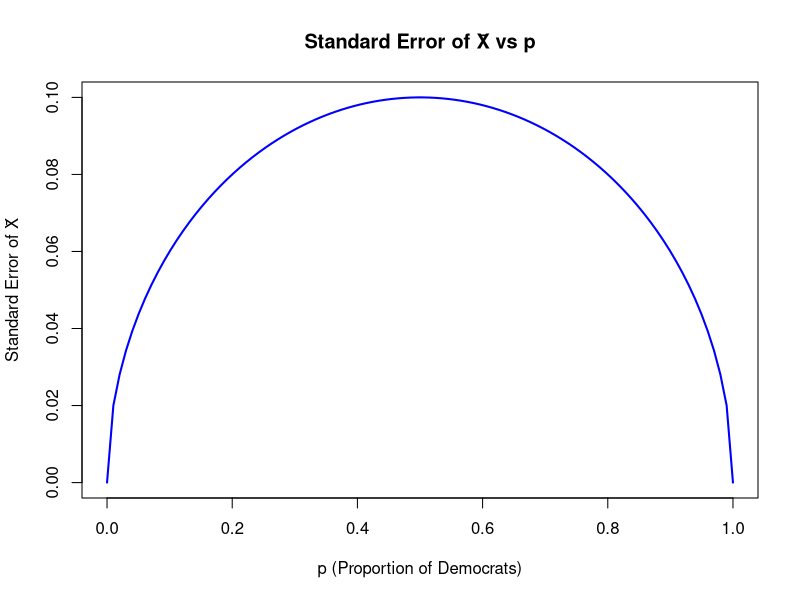
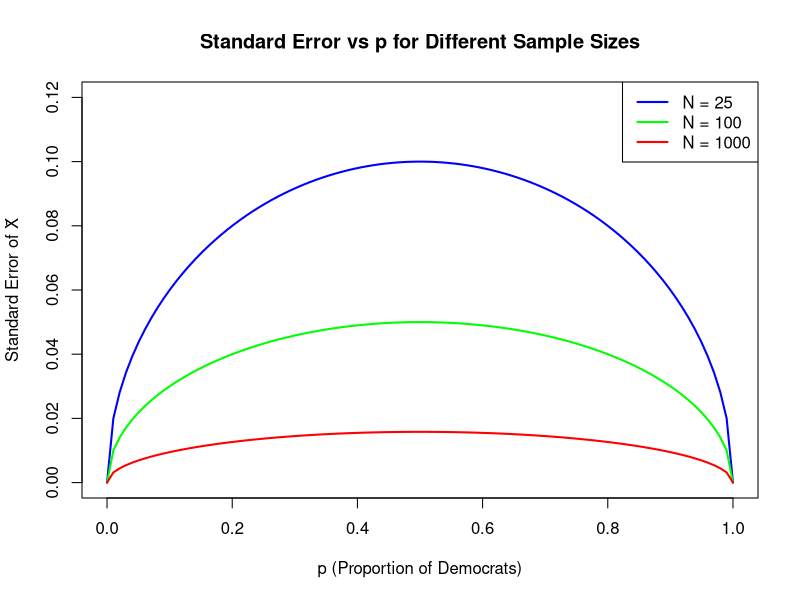

Recreate these plots in R, in order.
## ---- chunk 1
knitr::opts_chunk$set(echo = TRUE)
## ---- chunk 2
# Set the sample size
N <- 25  # Number of voters in the sample

# Set the assumed proportion of Democrats in the population
p <- 0.6  # You can change this value to any probability between 0 and 1

# Calculate the expected value of the number of Democrats in the sample
# Since this follows a Binomial distribution, E[S] = N * p
expected_value <- N * p
cat("Expected number of Democrats (E[S]):", expected_value, "\n")

# Simulate one random sample using the binomial distribution
# rbinom(n, size, prob) generates 'n' samples from Binomial(size, prob)
set.seed(123)  # Set seed for reproducibility of results
sample <- rbinom(1, size = N, prob = p)  # One random draw from Binomial(25, 0.6)

# Print the number of Democrats found in this simulated sample
cat("Simulated number of Democrats in one sample:", sample, "\n")

## ---- chunk 3
# Sample size
N <- 25

# Proportion of Democrats in the population
p <- 0.6  # You can change this to other values like 0.5, 0.3, etc.

# Calculate the standard error of S
# SE = sqrt(N * p * (1 - p))
standard_error <- sqrt(N * p * (1 - p))

# Print the result
cat("Standard error of S:", standard_error, "\n")

## ---- chunk 4
# Sample size
N <- 25

# True proportion of Democrats in the population
p <- 0.6

# Expected value of the sample proportion X̄ = S / N
expected_X_bar <- p  # Because E[S]/N = (N*p)/N = p

# Print the expected value of the sample average
cat("Expected value of sample proportion (E[X̄]):", expected_X_bar, "\n")

## ---- chunk 5
# Sample size
N <- 25

# Proportion of Democrats in the population
p <- 0.6  # Change as needed

# Standard error of sample proportion X̄ = sqrt(p * (1 - p) / N)
se_X_bar <- sqrt(p * (1 - p) / N)

# Print the result
cat("Standard error of sample proportion (SE[X̄]):", se_X_bar, "\n")

## ---- chunk 6
# Set sample size
N <- 25

# Create a sequence of p values from 0 to 1 (100 points)
p <- seq(0, 1, length = 100)

# Compute standard error for each p using the formula: sqrt(p * (1 - p) / N)
se <- sqrt(p * (1 - p) / N)

# Plot SE vs. p
plot(p, se, type = "l",                      # Line plot
     main = "Standard Error of X̄ vs p",     # Title
     xlab = "p (Proportion of Democrats)",   # x-axis label
     ylab = "Standard Error of X̄",          # y-axis label
     col = "blue", lwd = 2)                  # Line color and thickness

## ---- chunk 7
# Define the values of N to loop through
N_values <- c(25, 100, 1000)

# Create a sequence of p values from 0 to 1
p <- seq(0, 1, length = 100)

# Set up the plot canvas
plot(p, sqrt(p * (1 - p) / N_values[1]), type = "n",  # Empty plot setup
     ylim = c(0, 0.12),                               # Adjust y-axis to fit all curves
     xlab = "p (Proportion of Democrats)",
     ylab = "Standard Error of X̄",
     main = "Standard Error vs p for Different Sample Sizes")

# Define colors for each curve
colors <- c("blue", "green", "red")

# Loop through each N value and plot the SE curve
for (i in 1:length(N_values)) {
  N <- N_values[i]
  se <- sqrt(p * (1 - p) / N)
  lines(p, se, col = colors[i], lwd = 2)  # Add the line to the plot
}

# Add a legend to differentiate sample sizes
legend("topright", legend = paste("N =", N_values),
       col = colors, lwd = 2)

## ---- chunk 8
# Set parameters
N <- 25        # Sample size
p <- 0.6       # Proportion of Democrats
B <- 10000     # Number of simulations

# Simulate B samples of size N and compute sample proportions (X̄)
X_bar <- rbinom(B, N, p) / N

# Compute d = 2 * X̄ - 1
d <- 2 * X_bar - 1

# Print simulated and theoretical expected value
cat("Simulated mean of d:", mean(d), "\n")
cat("Theoretical value (2p - 1):", 2 * p - 1, "\n")

## ---- chunk 9
# Set parameters
N <- 25
p <- 0.6

# Compute standard error of d = 2 * SE(X̄)
se_d <- 2 * sqrt(p * (1 - p) / N)

# Print result
cat("Standard error of d:", se_d, "\n")

## ---- chunk 10
# Given values
p <- 0.45
N <- 25

# Compute standard error of d = 2 * SE(X̄)
se_d <- 2 * sqrt(p * (1 - p) / N)

# Print the result
cat("Standard error of d when p = 0.45 and N = 25:", se_d, "\n")

## ---- chunk 11
# Set true proportion
p <- 0.45

# Define a vector of sample sizes to test
N_values <- c(25, 50, 100, 200, 500, 1000)

# Calculate standard error for each N
se_d_values <- 2 * sqrt(p * (1 - p) / N_values)

# Print result
data.frame(Sample_Size = N_values, Standard_Error_d = round(se_d_values, 4))


#The correct choice is:
#Our standard error is larger than the difference, so the chances of 2𝑋ˉ−1. 2X−1 being positive and throwing us off were not that small. We should pick a larger sample size.
